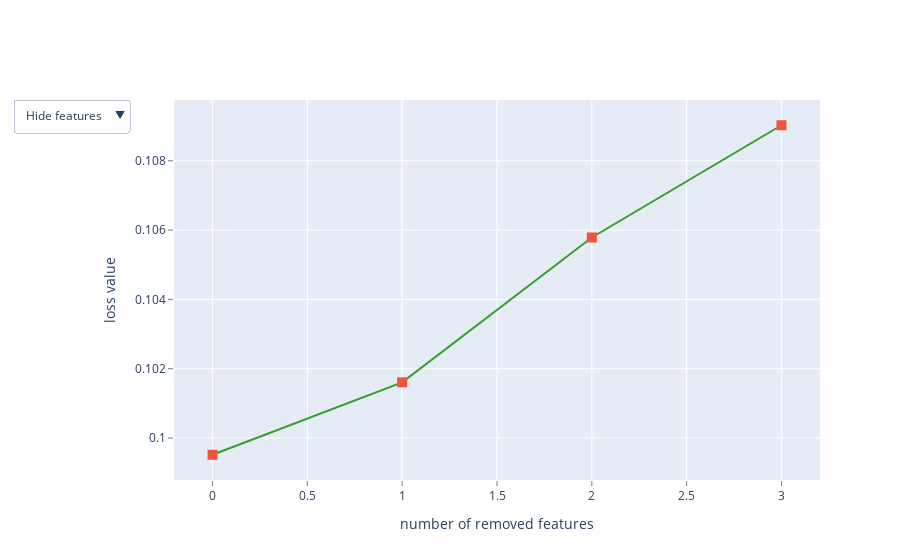

Notebook source saved alongside this figure:
### Code cell
feature_selection_sum2 = cbc_1.select_features(train_pool, 
                      eval_set=val_pool, 
                      features_for_select='0-8', 
                      num_features_to_select=5, 
                      steps=4,
                      algorithm=EFeaturesSelectionAlgorithm.RecursiveByPredictionValuesChange,
                      train_final_model=False,
                      plot=True);

### Figure 1 — Plotly figure (JSON) as saved in the notebook; plotly's stock layout.template omitted (floating-point values rounded to 4 significant figures)
{"data": [{"line": {"color": "rgb(51,160,44)"}, "mode": "lines+markers", "name": "", "text": ["", "phone_flag", "student", "gender", "credit_card"], "type": "scatter", "x": [0, 1, 2, 3], "y": [0.09952, 0.1016, 0.1058, 0.109]}, {"marker": {"size": 10, "symbol": "square"}, "mode": "markers", "name": "", "text": ["", "phone_flag", "student", "gender"], "type": "scatter", "x": [0, 1, 2, 3], "y": [0.09952, 0.1016, 0.1058, 0.109]}, {"mode": "text", "name": "", "text": ["", "1", "2", "0", "4"], "textfont": {"color": "rgb(51,160,44)", "family": "sans serif", "size": 18}, "textposition": "bottom center", "type": "scatter", "visible": false, "x": [0, 1, 2, 3], "y": [0.09952, 0.1016, 0.1058, 0.109]}, {"mode": "text", "name": "", "text": ["", "phone_flag", "student", "gender", "credit_card"], "textfont": {"color": "rgb(51,160,44)", "family": "sans serif", "size": 18}, "textposition": "bottom center", "type": "scatter", "visible": false, "x": [0, 1, 2, 3], "y": [0.09952, 0.1016, 0.1058, 0.109]}], "layout": {"showlegend": false, "updatemenus": [{"active": 0, "buttons": [{"args": [{"visible": [true, true, false, false]}], "label": "Hide features", "method": "update"}, {"args": [{"visible": [true, true, true, false]}], "label": "Show indices", "method": "update"}, {"args": [{"visible": [true, true, false, true]}], "label": "Show names", "method": "update"}], "pad": {"r": 10, "t": 10}, "showactive": true, "x": -0.25, "xanchor": "left", "y": 1.03, "yanchor": "top"}], "xaxis": {"gridcolor": "rgb(255,255,255)", "showgrid": true, "showline": false, "showticklabels": true, "tickcolor": "rgb(127,127,127)", "ticks": "outside", "title": {"text": "number of removed features"}, "zeroline": false}, "yaxis": {"gridcolor": "rgb(255,255,255)", "showgrid": true, "showline": false, "showticklabels": true, "tickcolor": "rgb(127,127,127)", "ticks": "outside", "title": {"text": "loss value"}, "zeroline": false}}}
